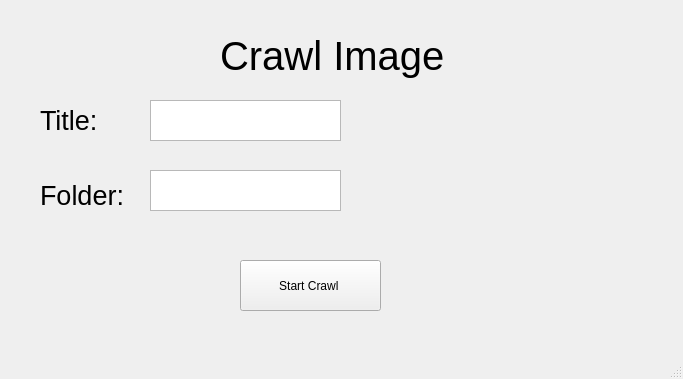
<?xml version="1.0" encoding="UTF-8"?>
<ui version="4.0">
 <class>MainWindow</class>
 <widget class="QMainWindow" name="MainWindow">
  <property name="geometry">
   <rect>
    <x>0</x>
    <y>0</y>
    <width>683</width>
    <height>379</height>
   </rect>
  </property>
  <property name="windowTitle">
   <string>MainWindow</string>
  </property>
  <widget class="QWidget" name="centralwidget">
   <widget class="QLabel" name="label">
    <property name="geometry">
     <rect>
      <x>220</x>
      <y>10</y>
      <width>271</width>
      <height>91</height>
     </rect>
    </property>
    <property name="font">
     <font>
      <pointsize>30</pointsize>
     </font>
    </property>
    <property name="text">
     <string>Crawl Image </string>
    </property>
   </widget>
   <widget class="QTextEdit" name="textEdit_2">
    <property name="geometry">
     <rect>
      <x>150</x>
      <y>170</y>
      <width>191</width>
      <height>41</height>
     </rect>
    </property>
   </widget>
   <widget class="QLabel" name="label_5">
    <property name="geometry">
     <rect>
      <x>380</x>
      <y>80</y>
      <width>271</width>
      <height>181</height>
     </rect>
    </property>
    <property name="text">
     <string/>
    </property>
    <property name="pixmap">
     <pixmap>../Downloads/Uchiha.Itachi.full.1065290-removebg-preview.png</pixmap>
    </property>
    <property name="scaledContents">
     <bool>true</bool>
    </property>
   </widget>
   <widget class="QLabel" name="label_3">
    <property name="geometry">
     <rect>
      <x>40</x>
      <y>170</y>
      <width>91</width>
      <height>51</height>
     </rect>
    </property>
    <property name="font">
     <font>
      <pointsize>20</pointsize>
     </font>
    </property>
    <property name="text">
     <string>Folder:</string>
    </property>
   </widget>
   <widget class="QPushButton" name="pushButton">
    <property name="geometry">
     <rect>
      <x>240</x>
      <y>260</y>
      <width>141</width>
      <height>51</height>
     </rect>
    </property>
    <property name="text">
     <string>Start Crawl </string>
    </property>
   </widget>
   <widget class="QTextEdit" name="textEdit">
    <property name="geometry">
     <rect>
      <x>150</x>
      <y>100</y>
      <width>191</width>
      <height>41</height>
     </rect>
    </property>
   </widget>
   <widget class="QLabel" name="label_2">
    <property name="geometry">
     <rect>
      <x>40</x>
      <y>100</y>
      <width>71</width>
      <height>41</height>
     </rect>
    </property>
    <property name="font">
     <font>
      <pointsize>20</pointsize>
     </font>
    </property>
    <property name="text">
     <string>Title:</string>
    </property>
   </widget>
   <widget class="QLabel" name="label_4">
    <property name="geometry">
     <rect>
      <x>280</x>
      <y>400</y>
      <width>141</width>
      <height>17</height>
     </rect>
    </property>
    <property name="text">
     <string/>
    </property>
   </widget>
  </widget>
  <widget class="QMenuBar" name="menubar">
   <property name="geometry">
    <rect>
     <x>0</x>
     <y>0</y>
     <width>683</width>
     <height>22</height>
    </rect>
   </property>
  </widget>
  <widget class="QStatusBar" name="statusbar"/>
 </widget>
 <resources/>
 <connections/>
</ui>
